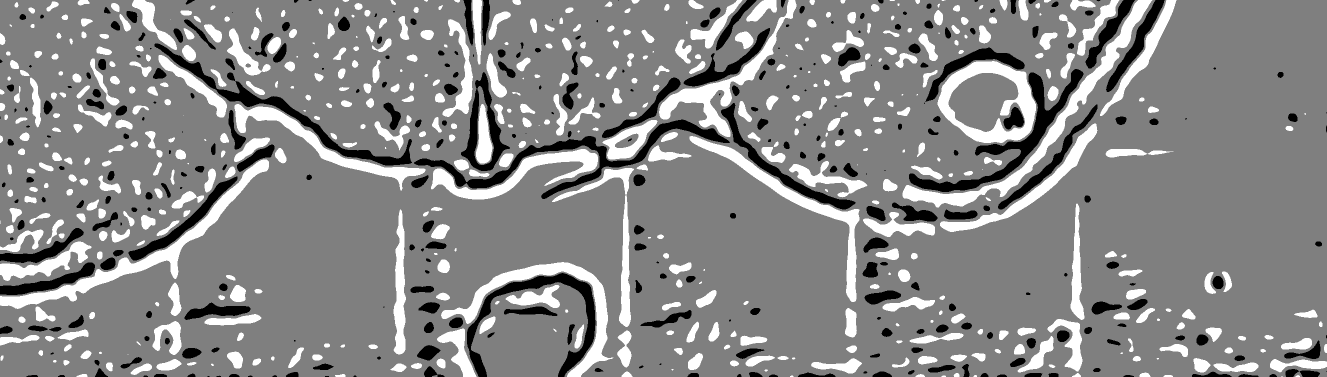
#> input picture sketch_3bin_roi.png, 2654 x 753 px (shown at 1/2 size)
$ python -i retina.py   (imports and definitions only)
#> lines starting #> are read from the running program, lines starting #| are printed output that depends on the picture
#> further down, picture is the input picture: shape (753, 2654, 3); min 0, max 255, mean 135.7
import numpy as np
from PIL import Image, ImageDraw
import cv2
import tkinter as tk
from tkinter import ttk
from PIL import ImageTk
import numpy as np
from PIL import Image, ImageDraw
import cv2

import tkinter as tk
from tkinter import ttk
from PIL import ImageTk

from skimage.color import rgb2gray
from skimage import exposure
from skimage.filters import gaussian


def downsample_rgb_cv2(img_rgb: np.ndarray, *, factor: float = 2.0) -> np.ndarray:
    if factor <= 0:
        raise ValueError("factor must be > 0")
    h, w = img_rgb.shape[:2]
    new_w = max(1, int(round(w / factor)))
    new_h = max(1, int(round(h / factor)))
    return cv2.resize(img_rgb, (new_w, new_h), interpolation=cv2.INTER_AREA)


def enhance_contrast_and_smooth(
    img_rgb: np.ndarray,
    *,
    clahe_clip: float = 0.10,
    clahe_kernel: int = 128,
    smooth_sigma: float = 8.0,
) -> np.ndarray:
#> called with clahe_clip = 0.1, clahe_kernel = 128, smooth_sigma = 8
    g = rgb2gray(img_rgb).astype(np.float32)
    g = exposure.equalize_adapthist(g, clip_limit=float(clahe_clip), kernel_size=int(clahe_kernel)).astype(np.float32)
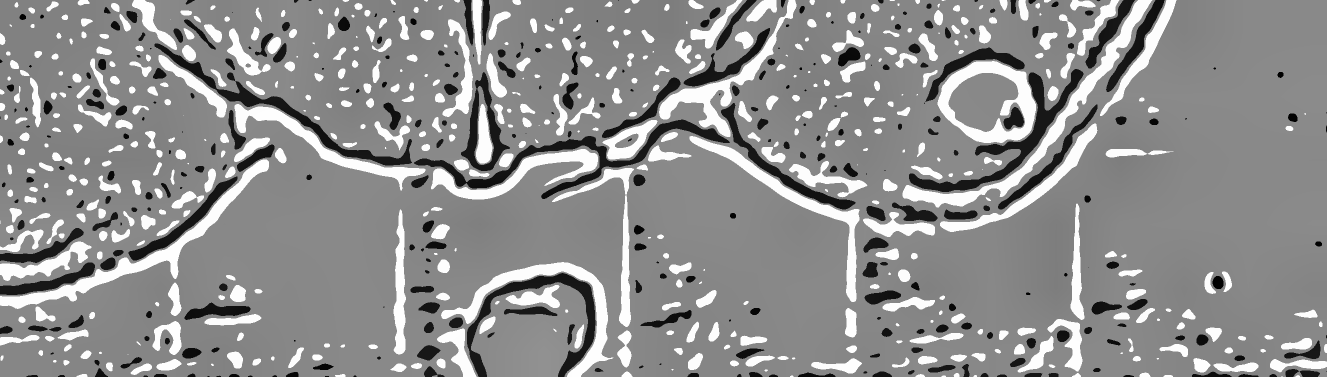
#> g: shape (753, 2654) float32 (shown at 1/2 size); min 0, max 1, mean 0.561
    g = gaussian(g, sigma=float(smooth_sigma), preserve_range=True).astype(np.float32)
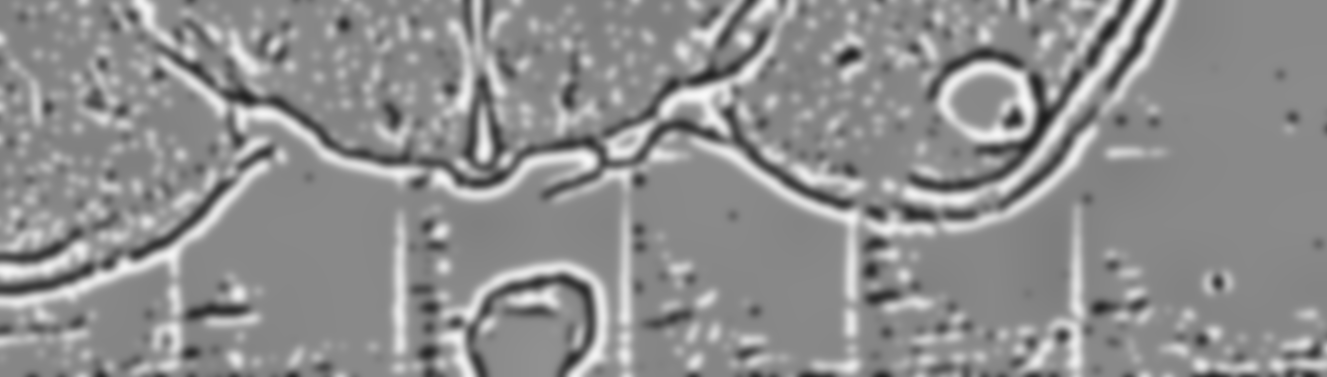
#> g: shape (753, 2654) float32 (shown at 1/2 size); min 0.118, max 0.976, mean 0.561
    return np.clip(g, 0.0, 1.0)


def retina_subtract_local_mean(
    gray01: np.ndarray,
    *,
    mean_sigma: float = 15.0,
    gain: float = 3.0,
    p_lo: float = 1.0,
    p_hi: float = 99.0,
) -> np.ndarray:
    """gray01 in [0..1] -> (gray-mean)*gain -> robust rescale to [0..1]."""
    g = np.asarray(gray01, dtype=np.float32)
    mean = gaussian(g, sigma=float(mean_sigma), preserve_range=True).astype(np.float32)
    diff = (g - mean) * float(gain)

    m = np.isfinite(diff)
    if not np.any(m):
        return np.zeros_like(diff, dtype=np.float32)

    lo, hi = np.percentile(diff[m], [float(p_lo), float(p_hi)])
    if not np.isfinite(lo) or not np.isfinite(hi) or hi <= lo:
        return np.clip(diff, 0.0, 1.0).astype(np.float32)

    out = exposure.rescale_intensity(diff, in_range=(lo, hi), out_range=(0.0, 1.0)).astype(np.float32)
    return out

>>> import cv2
>>> picture = cv2.cvtColor(cv2.imread('../sketch_3bin_roi.png'), cv2.COLOR_BGR2RGB)
>>> result = enhance_contrast_and_smooth(picture)
